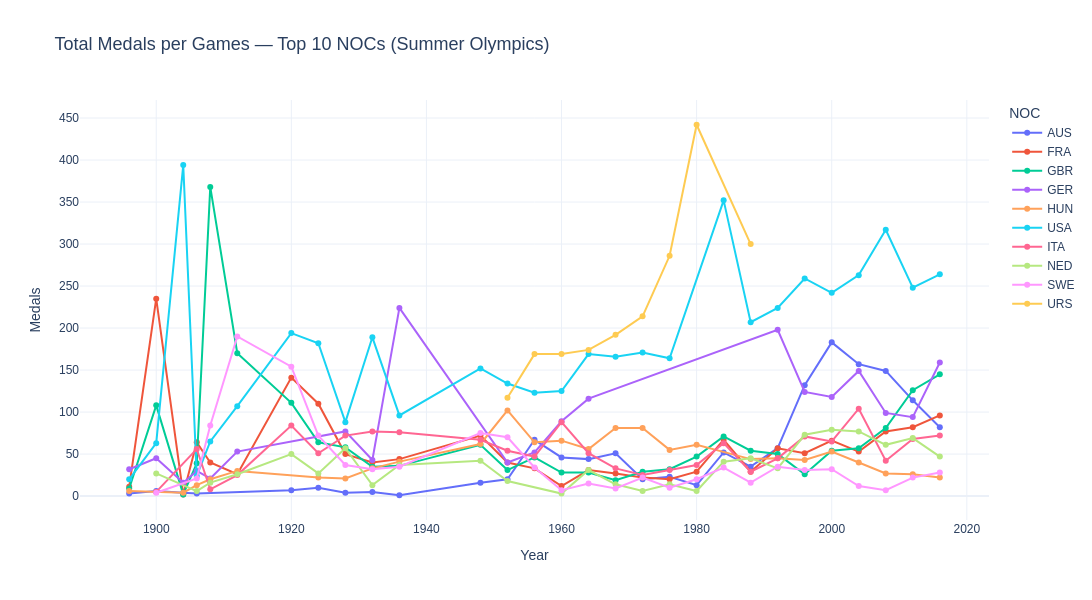

The code cell stored with this chart in its notebook:
### Markdown cell above
## 2. Historical Performance Trends by Country (Summer)

### Code cell
# Total medals per NOC per Games (Summer)
medals_noc_year = (
    summer[summer['Medal_Won'] == 1]
    .groupby(['Year', 'NOC', 'Medal'])['ID']
    .count()
    .reset_index()
    .rename(columns={'ID': 'Count'})
)

# Top 10 NOCs all-time by total medals
top10_noc = (
    medals_noc_year.groupby('NOC')['Count'].sum()
    .sort_values(ascending=False)
    .head(10)
    .index.tolist()
)
print('Top 10 NOCs all-time:', top10_noc)

# Medal trajectory for top 10
top_medals = (
    medals_noc_year[medals_noc_year['NOC'].isin(top10_noc)]
    .groupby(['Year', 'NOC'])['Count']
    .sum()
    .reset_index()
)

fig = px.line(
    top_medals, x='Year', y='Count', color='NOC',
    markers=True,
    title='Total Medals per Games — Top 10 NOCs (Summer Olympics)',
    labels={'Count': 'Medals', 'Year': 'Year'},
    template='plotly_white', width=1200, height=600
)
fig.update_layout(font_family='Arial', title_font_size=18,
                  legend_title='NOC')
fig.write_html(OUT_FIGS / 'athlete_line_medalsByNOC_historical.html')
fig.show()
logger.info('Saved NOC medal trajectory chart.')

### Figure 1 — Plotly figure (JSON) as saved in the notebook; plotly's stock layout.template omitted (floating-point values rounded to 4 significant figures)
{"data": [{"hovertemplate": "NOC=AUS<br>Year=%{x}<br>Medals=%{y}<extra></extra>", "legendgroup": "AUS", "line": {"color": "#636efa", "dash": "solid"}, "marker": {"symbol": "circle"}, "mode": "lines+markers", "name": "AUS", "orientation": "v", "showlegend": true, "type": "scatter", "x": [1896, 1900, 1904, 1906, 1920, 1924, 1928, 1932, 1936, 1948, 1952, 1956, 1960, 1964, 1968, 1972, 1976, 1980, 1984, 1988, 1992, 1996, 2000, 2004, 2008, 2012, 2016], "xaxis": "x", "y": [3, 6, 4, 3, 7, 10, 4, 5, 1, 16, 20, 67, 46, 44, 51, 20, 23, 13, 52, 35, 57, 132, 183, 157, 149, 114, 82], "yaxis": "y"}, {"hovertemplate": "NOC=FRA<br>Year=%{x}<br>Medals=%{y}<extra></extra>", "legendgroup": "FRA", "line": {"color": "#EF553B", "dash": "solid"}, "marker": {"symbol": "circle"}, "mode": "lines+markers", "name": "FRA", "orientation": "v", "showlegend": true, "type": "scatter", "x": [1896, 1900, 1904, 1906, 1908, 1912, 1920, 1924, 1928, 1932, 1936, 1948, 1952, 1956, 1960, 1964, 1968, 1972, 1976, 1980, 1984, 1988, 1992, 1996, 2000, 2004, 2008, 2012, 2016], "xaxis": "x", "y": [11, 235, 2, 64, 40, 26, 141, 110, 50, 40, 44, 72, 40, 33, 12, 31, 27, 22, 20, 29, 67, 29, 57, 51, 66, 53, 77, 82, 96], "yaxis": "y"}, {"hovertemplate": "NOC=GBR<br>Year=%{x}<br>Medals=%{y}<extra></extra>", "legendgroup": "GBR", "line": {"color": "#00cc96", "dash": "solid"}, "marker": {"symbol": "circle"}, "mode": "lines+markers", "name": "GBR", "orientation": "v", "showlegend": true, "type": "scatter", "x": [1896, 1900, 1904, 1906, 1908, 1912, 1920, 1924, 1928, 1932, 1936, 1948, 1952, 1956, 1960, 1964, 1968, 1972, 1976, 1980, 1984, 1988, 1992, 1996, 2000, 2004, 2008, 2012, 2016], "xaxis": "x", "y": [9, 108, 2, 39, 368, 170, 111, 64, 58, 35, 36, 61, 31, 46, 28, 28, 19, 29, 32, 47, 71, 54, 50, 26, 54, 57, 81, 126, 145], "yaxis": "y"}, {"hovertemplate": "NOC=GER<br>Year=%{x}<br>Medals=%{y}<extra></extra>", "legendgroup": "GER", "line": {"color": "#ab63fa", "dash": "solid"}, "marker": {"symbol": "circle"}, "mode": "lines+markers", "name": "GER", "orientation": "v", "showlegend": true, "type": "scatter", "x": [1896, 1900, 1904, 1906, 1908, 1912, 1928, 1932, 1936, 1952, 1956, 1960, 1964, 1992, 1996, 2000, 2004, 2008, 2012, 2016], "xaxis": "x", "y": [32, 45, 16, 30, 21, 53, 77, 43, 224, 40, 52, 89, 116, 198, 124, 118, 149, 99, 94, 159], "yaxis": "y"}, {"hovertemplate": "NOC=HUN<br>Year=%{x}<br>Medals=%{y}<extra></extra>", "legendgroup": "HUN", "line": {"color": "#FFA15A", "dash": "solid"}, "marker": {"symbol": "circle"}, "mode": "lines+markers", "name": "HUN", "orientation": "v", "showlegend": true, "type": "scatter", "x": [1896, 1900, 1904, 1906, 1908, 1912, 1924, 1928, 1932, 1936, 1948, 1952, 1956, 1960, 1964, 1968, 1972, 1976, 1980, 1988, 1992, 1996, 2000, 2004, 2008, 2012, 2016], "xaxis": "x", "y": [6, 5, 4, 13, 20, 30, 22, 21, 33, 41, 62, 102, 64, 66, 56, 81, 81, 55, 61, 44, 45, 43, 53, 40, 27, 26, 22], "yaxis": "y"}, {"hovertemplate": "NOC=USA<br>Year=%{x}<br>Medals=%{y}<extra></extra>", "legendgroup": "USA", "line": {"color": "#19d3f3", "dash": "solid"}, "marker": {"symbol": "circle"}, "mode": "lines+markers", "name": "USA", "orientation": "v", "showlegend": true, "type": "scatter", "x": [1896, 1900, 1904, 1906, 1908, 1912, 1920, 1924, 1928, 1932, 1936, 1948, 1952, 1956, 1960, 1964, 1968, 1972, 1976, 1984, 1988, 1992, 1996, 2000, 2004, 2008, 2012, 2016], "xaxis": "x", "y": [20, 63, 394, 24, 65, 107, 194, 182, 88, 189, 96, 152, 134, 123, 125, 169, 166, 171, 164, 352, 207, 224, 259, 242, 263, 317, 248, 264], "yaxis": "y"}, {"hovertemplate": "NOC=ITA<br>Year=%{x}<br>Medals=%{y}<extra></extra>", "legendgroup": "ITA", "line": {"color": "#FF6692", "dash": "solid"}, "marker": {"symbol": "circle"}, "mode": "lines+markers", "name": "ITA", "orientation": "v", "showlegend": true, "type": "scatter", "x": [1900, 1906, 1908, 1912, 1920, 1924, 1928, 1932, 1936, 1948, 1952, 1956, 1960, 1964, 1968, 1972, 1976, 1980, 1984, 1988, 1992, 1996, 2000, 2004, 2008, 2012, 2016], "xaxis": "x", "y": [5, 56, 8, 25, 84, 51, 72, 77, 76, 67, 54, 47, 88, 51, 33, 25, 31, 37, 63, 29, 45, 71, 65, 104, 42, 68, 72], "yaxis": "y"}, {"hovertemplate": "NOC=NED<br>Year=%{x}<br>Medals=%{y}<extra></extra>", "legendgroup": "NED", "line": {"color": "#B6E880", "dash": "solid"}, "marker": {"symbol": "circle"}, "mode": "lines+markers", "name": "NED", "orientation": "v", "showlegend": true, "type": "scatter", "x": [1900, 1906, 1908, 1912, 1920, 1924, 1928, 1932, 1936, 1948, 1952, 1960, 1964, 1968, 1972, 1976, 1980, 1984, 1988, 1992, 1996, 2000, 2004, 2008, 2012, 2016], "xaxis": "x", "y": [27, 6, 16, 26, 50, 27, 57, 13, 37, 42, 18, 3, 31, 14, 6, 14, 6, 41, 45, 33, 73, 79, 77, 61, 69, 47], "yaxis": "y"}, {"hovertemplate": "NOC=SWE<br>Year=%{x}<br>Medals=%{y}<extra></extra>", "legendgroup": "SWE", "line": {"color": "#FF97FF", "dash": "solid"}, "marker": {"symbol": "circle"}, "mode": "lines+markers", "name": "SWE", "orientation": "v", "showlegend": true, "type": "scatter", "x": [1900, 1906, 1908, 1912, 1920, 1924, 1928, 1932, 1936, 1948, 1952, 1956, 1960, 1964, 1968, 1972, 1976, 1980, 1984, 1988, 1992, 1996, 2000, 2004, 2008, 2012, 2016], "xaxis": "x", "y": [4, 21, 84, 190, 154, 72, 37, 32, 35, 75, 70, 34, 7, 15, 9, 22, 10, 20, 34, 16, 35, 31, 32, 12, 7, 22, 28], "yaxis": "y"}, {"hovertemplate": "NOC=URS<br>Year=%{x}<br>Medals=%{y}<extra></extra>", "legendgroup": "URS", "line": {"color": "#FECB52", "dash": "solid"}, "marker": {"symbol": "circle"}, "mode": "lines+markers", "name": "URS", "orientation": "v", "showlegend": true, "type": "scatter", "x": [1952, 1956, 1960, 1964, 1968, 1972, 1976, 1980, 1988], "xaxis": "x", "y": [117, 169, 169, 174, 192, 214, 286, 442, 300], "yaxis": "y"}], "layout": {"font": {"family": "Arial"}, "height": 600, "legend": {"title": {"text": "NOC"}, "tracegroupgap": 0}, "title": {"font": {"size": 18}, "text": "Total Medals per Games — Top 10 NOCs (Summer Olympics)"}, "width": 1200, "xaxis": {"anchor": "y", "domain": [0.0, 1.0], "title": {"text": "Year"}}, "yaxis": {"anchor": "x", "domain": [0.0, 1.0], "title": {"text": "Medals"}}}}
